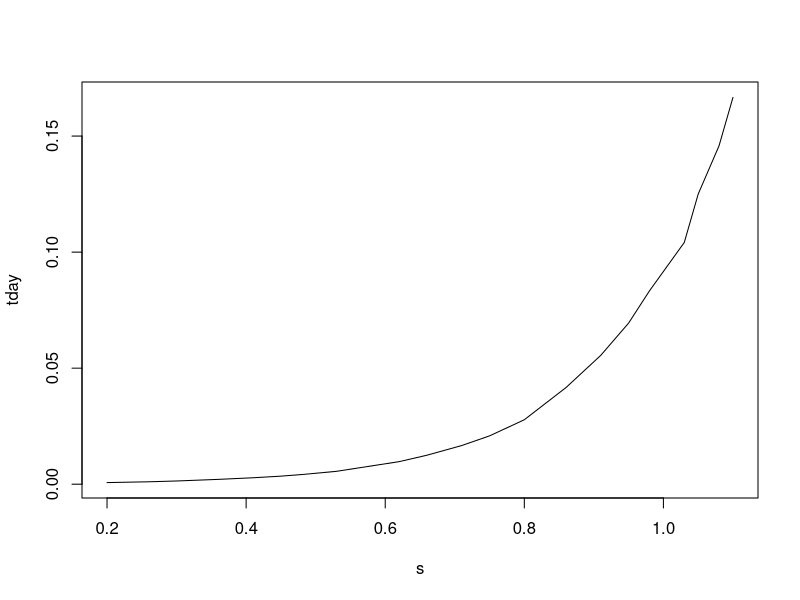

Recreate this plot in R.
# page no: 299

Q = 2500;
r = 60;
Tn = c(1, 1.5, 2, 2.5, 3, 4, 5, 6, 8, 10, 12, 14, 18, 24, 30, 40, 50, 60, 80, 100, 120, 150, 180, 210, 240);  	
s = c(0.2, 0.26, 0.3, 0.33, 0.36, 0.41, 0.45, 0.48, 0.53, 0.56, 0.59, 0.62, 0.66, 0.71, 0.75, 0.80, 0.83, 0.86, 0.91, 0.95, 0.98, 1.03, 1.05, 1.08, 1.10);  
tday = vector(length = 25)
for ( i in  1:25)tday[i] = Tn[i]/(60*24);
Q = 3600;
ds = 0.38;
T = 2.303*Q/(4*pi*ds);
to = 0.00024;
S = 2.25*T*to/r^2;
print(T)
print(S);
plot(s,tday, type='l')

# The answer may slightly vary due to rounding off values
